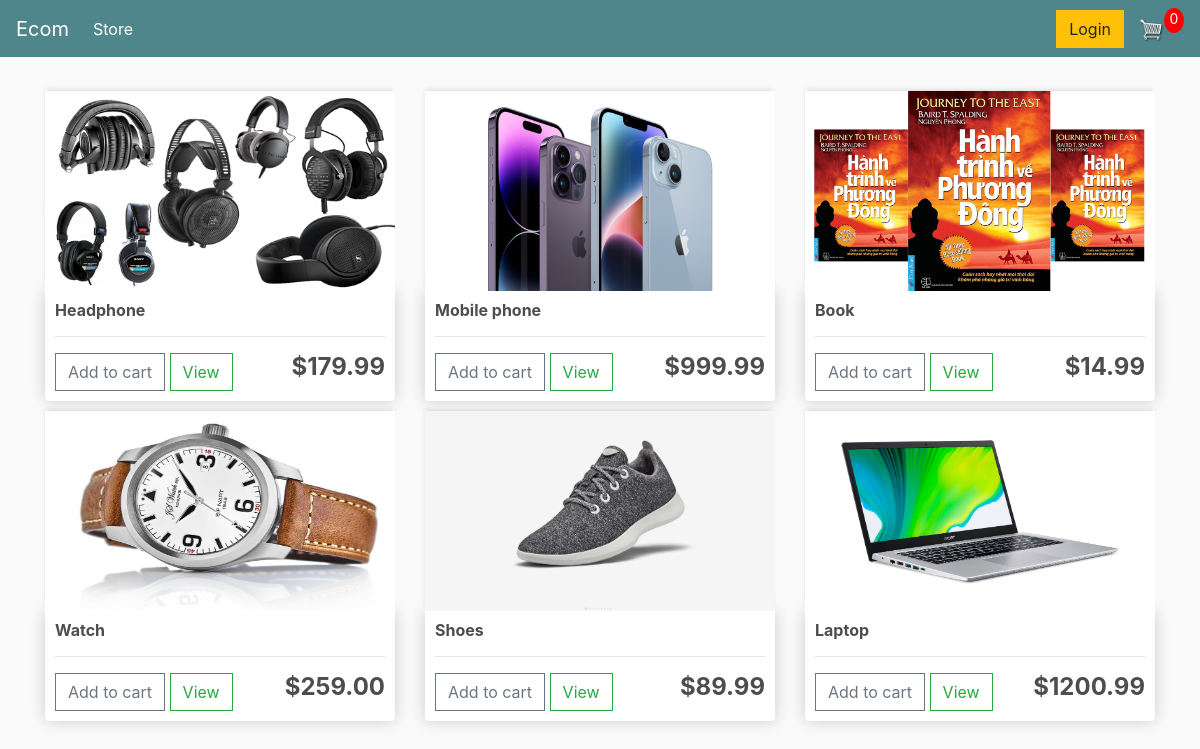
The page / on the database its author committed.
### store/models.py (models this page shows, shortened)
class Product(models.Model):
    name = models.CharField(max_length=200)
    price = models.DecimalField(max_digits=7, decimal_places=2)
    image = models.ImageField(null=True, blank=True)
    digital = models.BooleanField(default=False, null=True, blank=True)

### store/views.py (the view)
# urls.py: path("", include("store.urls"))
def store(request):
    if request.user.is_authenticated:
        customer = request.user.customer
        order, created = Order.objects.get_or_create(customer=customer, complete=False)
        items = order.orderitem_set.all()
        cartItems = order.get_cart_items
    else:
        items = []
        order = {"get_cart_total": 0, "get_cart_items": 0}
        cartItems = order['get_cart_items']
    products = Product.objects.all()
    context = {"products": products, "cartItems": cartItems, "shipping": False}
    return render(request, "store/store.html", context)

### store/templates/store/store.html
{% extends "store/main.html" %}
{% load static %}
{% block content %}
<div class="row">
    {% for product in products %}
    <div class="col-lg-4">
        <img class="thumbnail" src="{{product.image.url}}">
        <div class="box-element product">
            <h6><strong>{{product.name}}</strong></h6>
            <hr>
            <button data-product={{product.id}} data-action="add" class="btn btn-outline-secondary add-btn update-cart">Add to cart</button>
            <a class="btn btn-outline-success" href="#">View</a>
            <h4 style="display: inline-block; float: right"><strong>${{product.price|floatformat:2}}</strong></h4>
        </div>
    </div>
    {% endfor %}
</div>
{% endblock %}

### store/templates/store/main.html (shortened to what this page needs)
<!DOCTYPE html>
{% load static %}
<html>
<head>
	<link rel="stylesheet" href="https://stackpath.bootstrapcdn.com/bootstrap/4.4.1/css/bootstrap.min.css">
	<link rel="stylesheet" type="text/css" href="{% static 'css/main.css' %}">
</head>
<body>
	<nav class="navbar navbar-expand-lg navbar-dark bg-dark">
        <a class="navbar-brand" href="{% url "store" %}">Ecom</a>
        <div class="collapse navbar-collapse" id="navbarSupportedContent">
          <ul class="navbar-nav mr-auto">
            <li class="nav-item active">
              <a class="nav-link" href="{% url "store" %}">Store <span class="sr-only">(current)</span></a>
            </li>
          </ul>
          <div class="form-inline my-2 my-lg-0">
            <a href="#"class="btn btn-warning">Login</a>
            <a href="{% url 'cart' %}">
                <img  id="cart-icon" src="{% static 'images/cart.png' %}">
            </a>
            <p id="cart-total">{{cartItems}}</p>
          </div>
        </div>
    </nav>
     <div class="container">
            <br>
            {% block content %}
            {% endblock content %}
     </div>
</body>
</html>

### static/css/main.css (style rules this page uses)
body { background-color: hsl(0, 0%, 98%); }
h1,h2,h3,h4,h5,h6 { color:hsl(0, 0%, 30%); }
.box-element { box-shadow:hsl(0, 0%, 80%) 0 0 16px; background-color: #fff; border-radius: 4px; padding: 10px; }
.thumbnail { width: 100%; height: 200px; -webkit-box-shadow: -1px -3px 5px -2px rgba(214,214,214,1); -moz-box-shadow: -1px -3px 5px -2px rgba(214,214,214,1); box-shadow: -1px -3px 5px -2px rgba(214,214,214,1); }
.product { border-radius: 0 0 4px 4px; }
.bg-dark { background-color: #4f868c!important; }
#cart-icon { width:25px; display: inline-block; margin-left: 15px; }
#cart-total { display: block; text-align: center; color:#fff; background-color: red; width: 20px; height: 25px; border-radius: 50%; font-size: 14px; }
.col-lg-4, .col-lg-6, .col-lg-8, .col-lg-12 { margin-top: 10px; }
.btn { border-radius: 0; }

### rows shown on the page
Product: image (picture), name "Headphone", price "179.99"
Product: image (picture), name "Mobile phone", price "999.99"
Product: image (picture), name "Book", price "14.99"
Product: image (picture), name "Watch", price "259.00"
Product: image (picture), name "Shoes", price "89.99"
Product: image (picture), name "Laptop", price "1200.99"

### other values the page prints
{{ cartItems }} "0"
